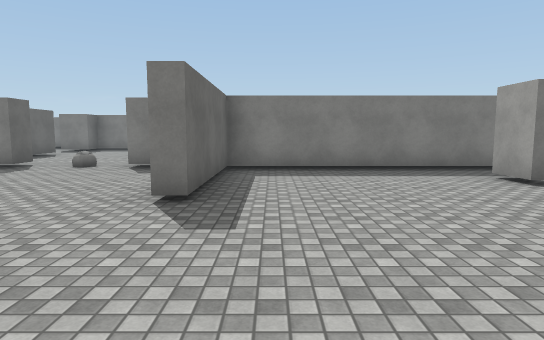
[1] (above)

24 first-person views from a walk through a Unity game level. The camera is 1.5 m above the floor, tilts 6° down and sees 75° across. The floor is counted in squares, 2 m on a side. Each view is taken from the middle of a square. On the plan, view 1 faces up. The plan holds only what a view shows up to about 11 squares ahead; the rest is blank. The place goes on beyond the plan. The player character is not drawn. Surface patterns are stand-ins for the level's own textures.

[2]
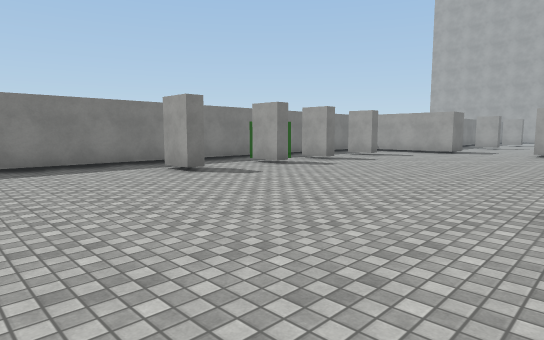

[3]
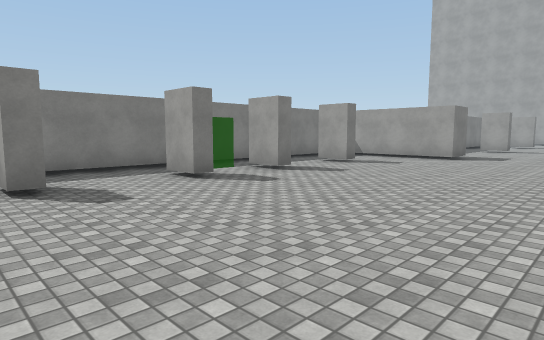

[4]
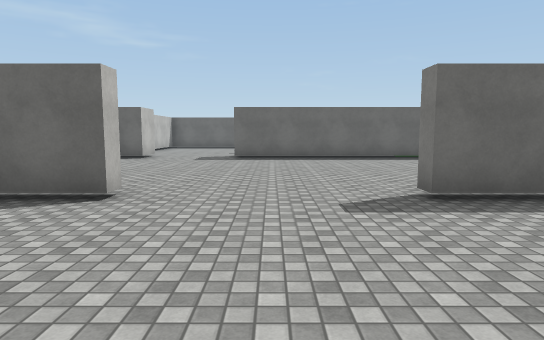

[5]
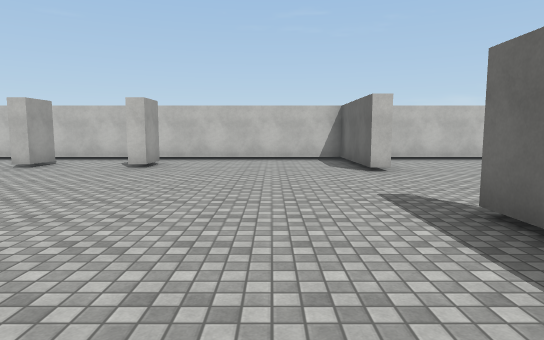

[6]
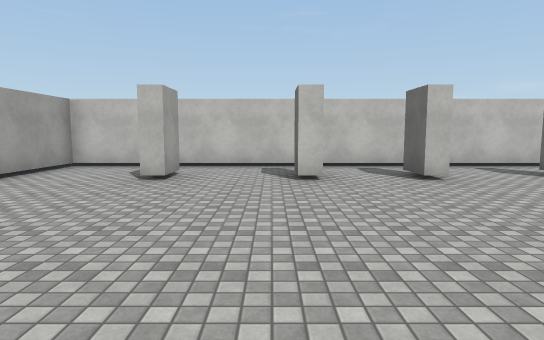

[7]
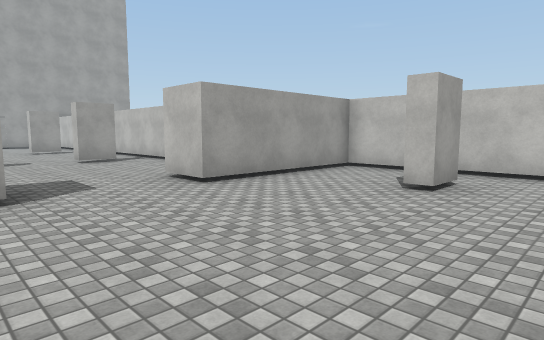

[8]
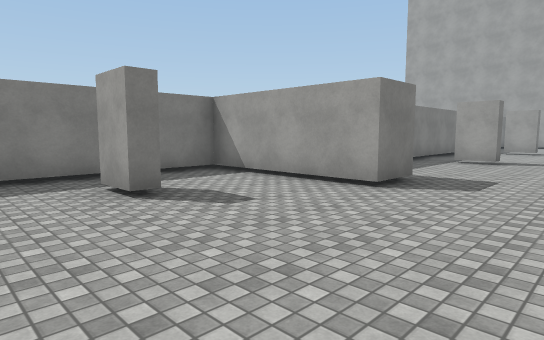

[9]
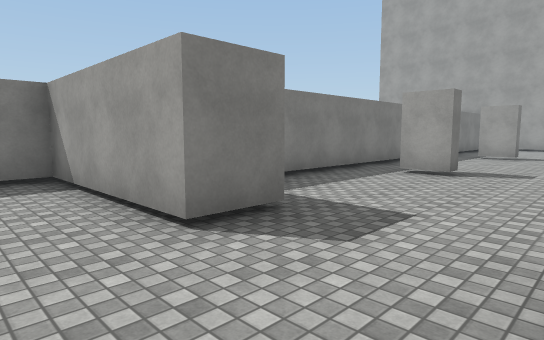

[10]
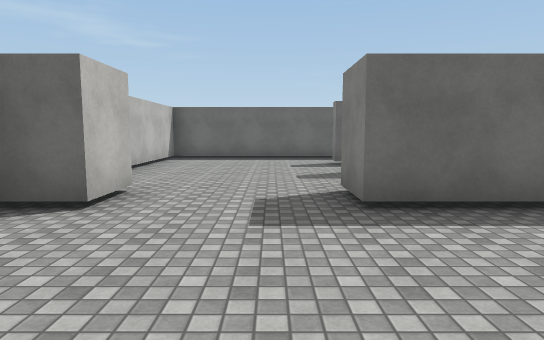

[11]
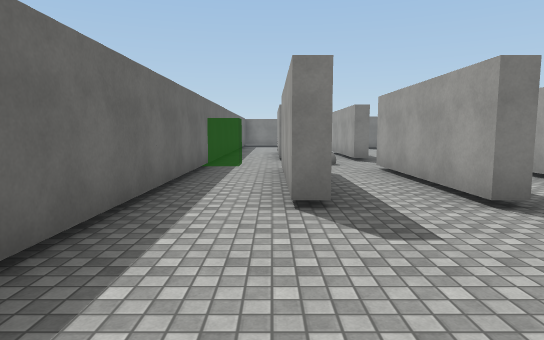

[12]
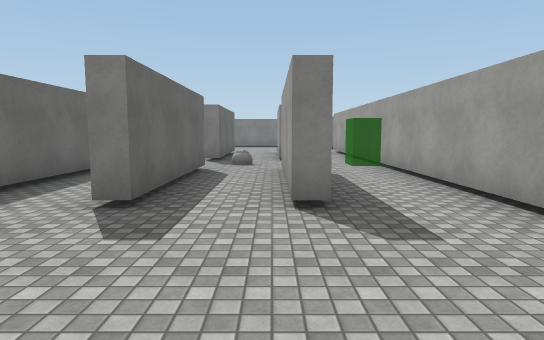

[13]
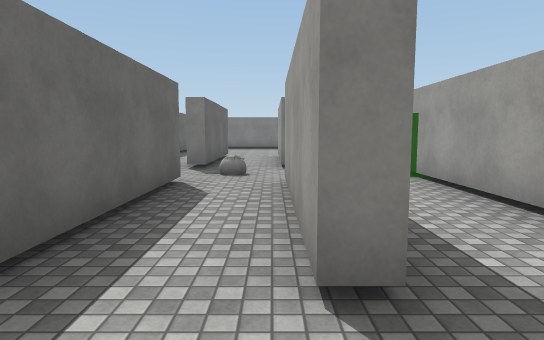

[14]
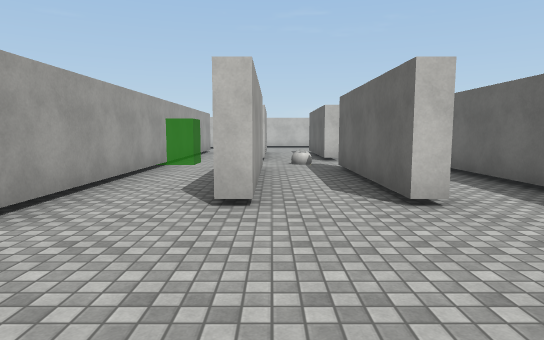

[15]
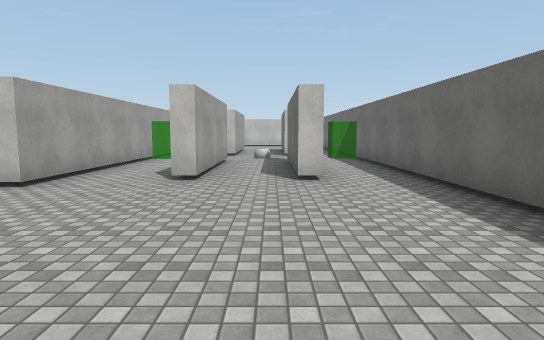

[16]
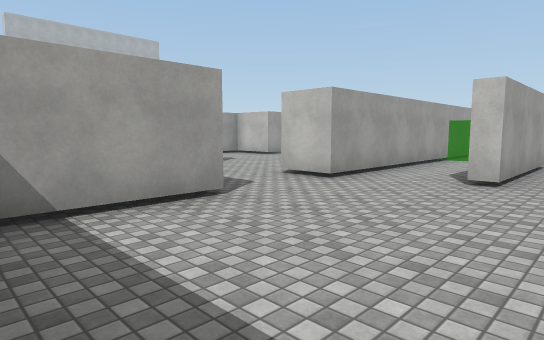

[17]
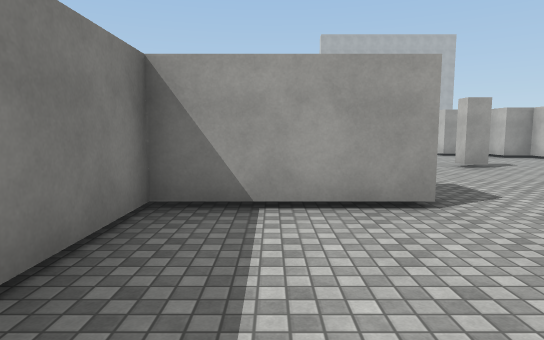

[18]
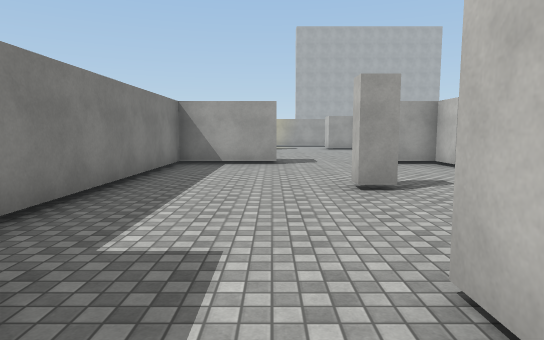

[19]
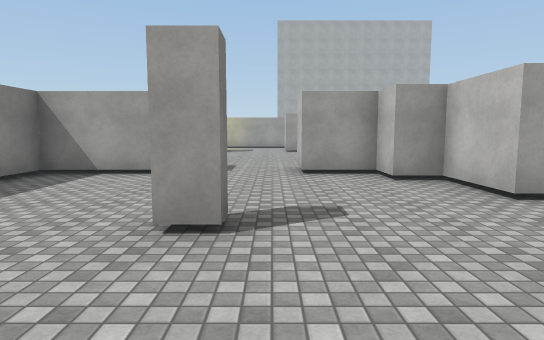

[20]
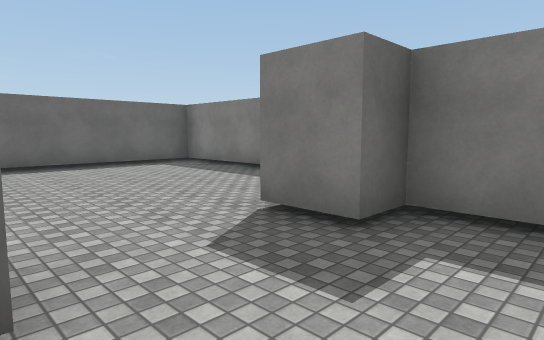

[21]
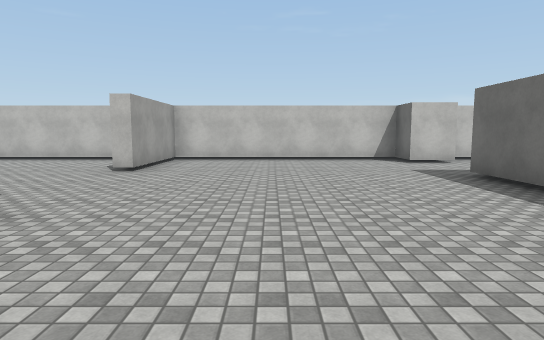

[22]
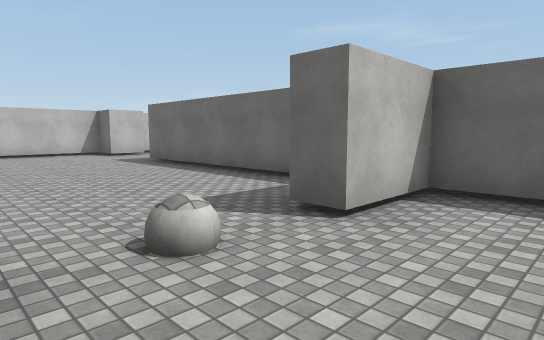

[23]
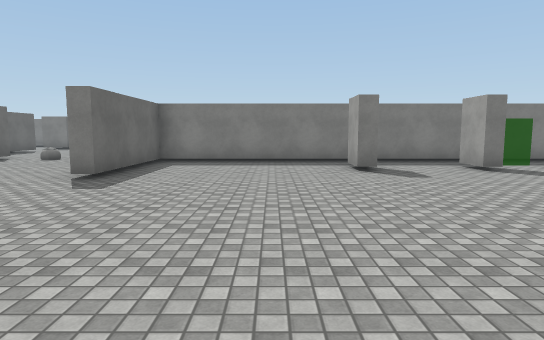

[24]
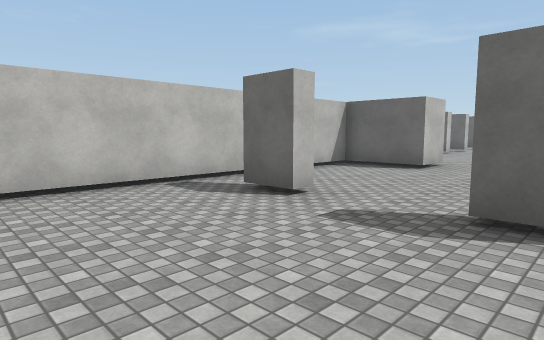

### Floor plan
Ten units are one square. View 1 is at (0, 0); x grows to the right and y downward. Boxes are objects, and circles mark ways between rooms. Rooms are numbered by the first view taken in them; rooms with no view inside come last. Other rooms are left out.
<svg viewBox="-149 -177 369 211">
<path fill="none" stroke="#000" d="M37 15 37 6 41 6M62 15 62 6 66 6 66 15M86 -50 82 -50 82 -60M81 6 86 6 86 14M-26 -75 -31 -75M-31 -79 -31 -83M107 15 107 6 111 6M-56 -83 -56 -76M134 -34 134 -72 -9 -72 -9 -38 -14 -38M-74 -64 -74 -9M-74 18 -74 29 -15 29 -15 -2 -9 -2 -9 29 134 29 134 -10M-129 -54 -124 -54 -124 -15 -128 -15 -128 -49M-104 -15 -108 -15 -108 -55M-104 -75 -108 -75 -108 -114M-74 -9 -86 -9 -86 -122M-86 18 -74 18M-96 29 -90 29M-124 -114 -124 -75 -129 -75M-144 -125 -144 29 -112 29M-86 -144 -86 -172 -144 -172 -144 -125M-108 -114 -104 -114M-129 -114 -124 -114M-40 -114 -44 -114 -44 -119 -40 -119M-74 -95 -74 -83 -56 -83M-86 -122 -74 -122 -74 -110M-31 -83 -15 -83 -15 -91 -6 -91 -6 -105M-6 -129 -6 -152 -74 -152 -74 -144 -86 -144M189 -36 189 -31 185 -31 185 -41M185 -2 185 -12 189 -12 189 -2M146 -34 134 -34M210 -52 165 -52M178 9 215 9M134 -10 146 -10 146 9 159 9"/>
<rect x="-45" y="-85" width="10" height="10" fill="#bbb"><title>other object</title></rect>
<rect x="-125" y="-65" width="10" height="10" fill="#bbb"><title>other object</title></rect>
<circle cx="-80" cy="5" r="3" fill="#2a7"/>
<circle cx="-45" cy="-80" r="3" fill="#2a7"/>
<circle cx="140" cy="-25" r="3" fill="#2a7"/>
<circle cx="-118" cy="-112" r="3" fill="#2a7"/>
<circle cx="-80" cy="-135" r="3" fill="#2a7"/>
<text x="30" y="-30">1</text>
<text x="-110" y="-40">2</text>
<text x="-110" y="-150">3</text>
<text x="-50" y="-120">4</text>
<text x="180" y="-30">5</text>
</svg>
Room 1 opens to room 2. Room 1 opens to room 4. Room 1 opens to room 5. Room 2 opens to room 3. Room 3 opens to room 4.

Where each view was taken, in squares from view 1:
view 1: 0 up, 0 right, facing up
view 2: 1 down, 0 right, facing up-right
view 3: 0 up, 3 right, facing up-right
view 4: 2 up, 3 right, facing left
view 5: 7 up, 1 right, facing down
view 6: 5 up, 9 right, facing down
view 7: 4 up, 9 right, facing down-right
view 8: 1 up, 9 right, facing up-right
view 9: 1 up, 12 right, facing up-right
view 10: 0 up, 4 left, facing left
view 11: 2 down, 13 left, facing up
view 12: 2 down, 11 left, facing up
view 13: 0 up, 11 left, facing up
view 14: 15 up, 11 left, facing down
view 15: 17 up, 12 left, facing down
view 16: 17 up, 12 left, facing down-right
view 17: 16 up, 12 left, facing right
view 18: 13 up, 9 left, facing right
view 19: 11 up, 7 left, facing right
view 20: 12 up, 6 left, facing up-left
view 21: 7 up, 4 left, facing down
view 22: 10 up, 3 left, facing down-left
view 23: 2 down, 2 right, facing up
view 24: 4 up, 22 right, facing down-left
